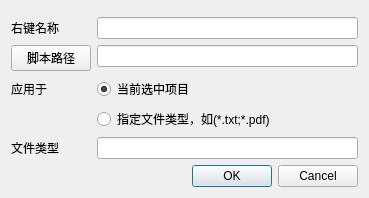
<?xml version="1.0" encoding="UTF-8"?>
<ui version="4.0">
 <class>Dialog</class>
 <widget class="QDialog" name="Dialog">
  <property name="geometry">
   <rect>
    <x>0</x>
    <y>0</y>
    <width>369</width>
    <height>184</height>
   </rect>
  </property>
  <property name="windowTitle">
   <string>自定义脚本</string>
  </property>
  <layout class="QFormLayout" name="formLayout_2">
   <item row="0" column="0">
    <layout class="QFormLayout" name="formLayout"/>
   </item>
   <item row="1" column="1">
    <widget class="QLineEdit" name="lineEdit"/>
   </item>
   <item row="2" column="0">
    <widget class="QPushButton" name="pushButton">
     <property name="text">
      <string>脚本路径</string>
     </property>
     <property name="flat">
      <bool>false</bool>
     </property>
    </widget>
   </item>
   <item row="2" column="1">
    <widget class="QLineEdit" name="lineEdit_2"/>
   </item>
   <item row="4" column="1">
    <widget class="QRadioButton" name="radioButton_2">
     <property name="text">
      <string>指定文件类型，如(*.txt;*.pdf)</string>
     </property>
    </widget>
   </item>
   <item row="6" column="0">
    <widget class="QLabel" name="label_2">
     <property name="text">
      <string>文件类型</string>
     </property>
    </widget>
   </item>
   <item row="6" column="1">
    <widget class="QLineEdit" name="lineEdit_3"/>
   </item>
   <item row="7" column="0" colspan="2">
    <widget class="QDialogButtonBox" name="buttonBox">
     <property name="orientation">
      <enum>Qt::Horizontal</enum>
     </property>
     <property name="standardButtons">
      <set>QDialogButtonBox::Cancel|QDialogButtonBox::Ok</set>
     </property>
    </widget>
   </item>
   <item row="1" column="0">
    <widget class="QLabel" name="label">
     <property name="layoutDirection">
      <enum>Qt::LeftToRight</enum>
     </property>
     <property name="text">
      <string>右键名称</string>
     </property>
     <property name="alignment">
      <set>Qt::AlignLeading|Qt::AlignLeft|Qt::AlignVCenter</set>
     </property>
    </widget>
   </item>
   <item row="3" column="1">
    <widget class="QRadioButton" name="radioButton">
     <property name="text">
      <string>当前选中项目</string>
     </property>
     <property name="checked">
      <bool>true</bool>
     </property>
    </widget>
   </item>
   <item row="3" column="0">
    <widget class="QLabel" name="label_3">
     <property name="text">
      <string>应用于</string>
     </property>
    </widget>
   </item>
  </layout>
 </widget>
 <resources/>
 <connections>
  <connection>
   <sender>buttonBox</sender>
   <signal>accepted()</signal>
   <receiver>Dialog</receiver>
   <slot>accept()</slot>
   <hints>
    <hint type="sourcelabel">
     <x>248</x>
     <y>254</y>
    </hint>
    <hint type="destinationlabel">
     <x>157</x>
     <y>274</y>
    </hint>
   </hints>
  </connection>
  <connection>
   <sender>buttonBox</sender>
   <signal>rejected()</signal>
   <receiver>Dialog</receiver>
   <slot>reject()</slot>
   <hints>
    <hint type="sourcelabel">
     <x>316</x>
     <y>260</y>
    </hint>
    <hint type="destinationlabel">
     <x>286</x>
     <y>274</y>
    </hint>
   </hints>
  </connection>
 </connections>
</ui>
